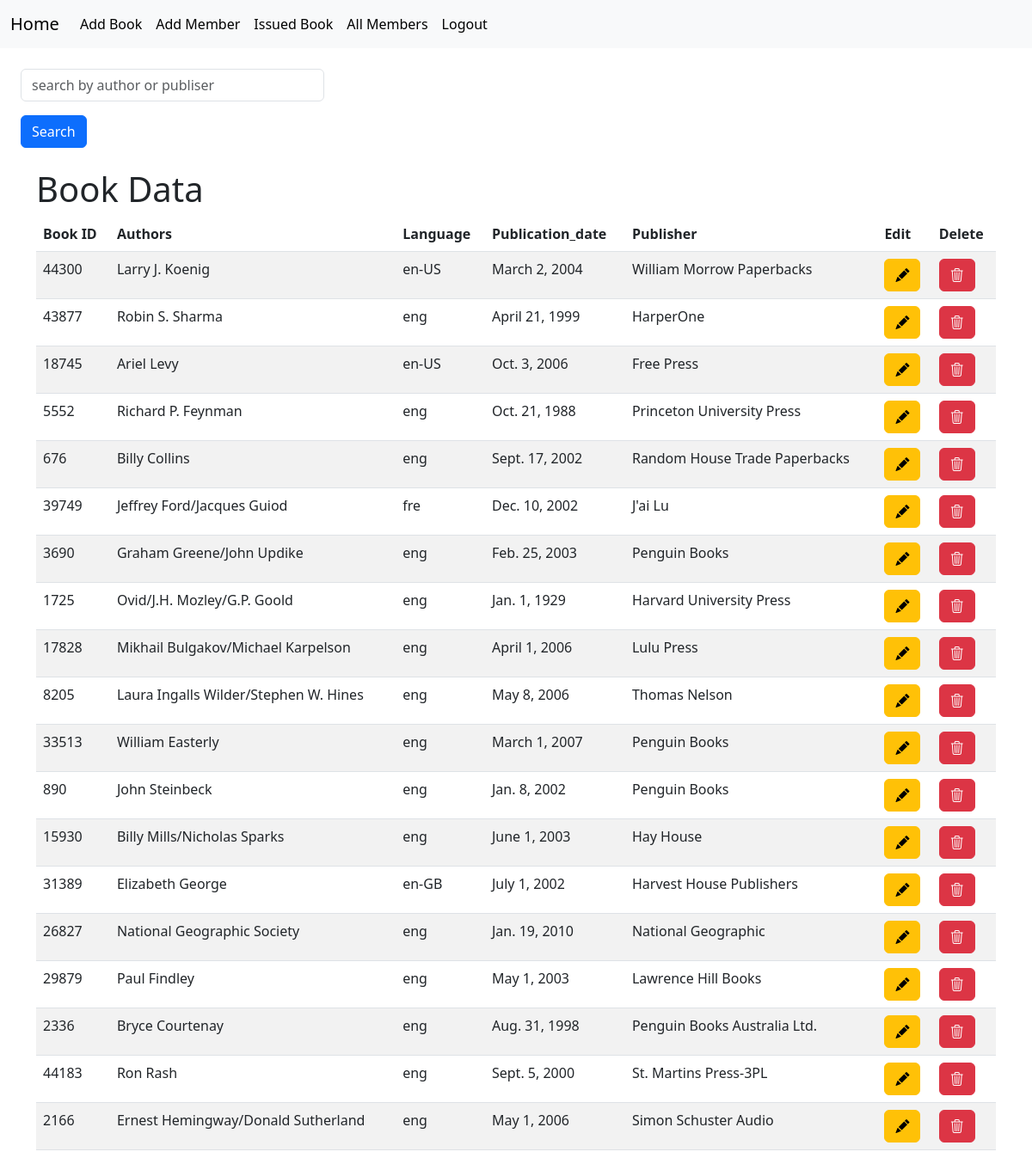
Page /home/ (signed in) on the committed database.
### myapp/models.py (models this page shows)
class Book(models.Model):
    book_id = models.CharField(max_length=100, null=True, blank=True)
    title = models.CharField(max_length=300, null=True, blank=True)
    author = models.CharField(max_length=100, null=True, blank=True)
    average_rating = models.CharField(max_length=300, null=True, blank=True)
    isbn = models.CharField(max_length=100, null=True, blank=True)
    isbn13 = models.CharField(max_length=100, null=True, blank=True)
    language_code = models.CharField(max_length=100, null=True, blank=True)
    pages = models.CharField(max_length=100, null=True, blank=True)
    rating_count = models.CharField(max_length=100, null=True, blank=True)
    text_reviews_count = models.CharField(max_length=100, null=True, blank=True)
    publication_date = models.DateField()
    publisher = models.CharField(max_length=100, null=True, blank=True)
    user_level = models.CharField(max_length=2, null=True, blank=True)
    issue_book = models.CharField(max_length=2, default="n")
    is_given = models.CharField(max_length=3, null=True, blank=True, default="no")
    is_return = models.CharField(max_length=3, null=True, blank=True, default="no")

### myapp/views.py (the view)
# urls.py: path("home/", views.home, name="home"),
@login_required(login_url="/")
def home(request):
    data = Book.objects.filter(issue_book="n")
    return render(request, "homepage.html", {"data": data})

### myapp/templates/homepage.html (shortened to what this page needs)
<!DOCTYPE html>
<html lang="en">
<head>
    <link rel="stylesheet" href="https://cdn.jsdelivr.net/npm/bootstrap@5.3.0/dist/css/bootstrap.min.css">
    <link rel="stylesheet" href="https://cdn.jsdelivr.net/npm/bootstrap-icons@1.10.5/font/bootstrap-icons.css">
</head>
<body>
    {% include "navbar.html" %}
    <div class="header">
        <div class="serachbox" >
            <form method="GET" action="{% url 'search_data' %}">
                <div class="mb-3 serchinput">
                    <input type="text" class="form-control" id="query" name="query"
                        placeholder="search by author or publiser">
                </div>
                <div>
                    <button type="submit" class="btn btn-primary">Search</button>
                </div>
            </form>
        </div>
    </div>
    <div class="container mt-4">
        <h1>Book Data</h1>
        <table class="table table-striped" id="clickable-table">
            <thead>
                <tr>
                    <th>Book ID</th>
                    <th>Authors</th>
                    <th>Language</th>
                    <th>Publication_date</th>
                    <th>Publisher</th>
                    <th>Edit</th>
                    <th>Delete</th>
                </tr>
            </thead>
            <tbody>
                {% for book in data %}
                <tr data-href="{% url 'book_detail_issue' pk=book.pk %}">
                    <td>{{ book.book_id }}</td>
                    <td>{{ book.author }}</td>
                    <td>{{ book.language_code }}</td>
                    <td>{{ book.publication_date }}</td>
                    <td>{{ book.publisher }}</td>
                    <td><a class="btn btn-warning" href="/book_update/{{book.id}}"><i class="bi bi-pencil-fill"></i></a>
                    </td>
                    <td><a class="btn btn-danger" href="/book_delete/{{book.id}}"><i class="bi bi-trash3"></i></a>
                    </td>
                </tr>
                {% endfor %}
            </tbody>
        </table>
    </div>
</body>
</html>

### myapp/templates/navbar.html (shortened to what this page needs)
<!DOCTYPE html>
<html lang="en">
<head>
    <link href="https://cdn.jsdelivr.net/npm/bootstrap@5.3.0/dist/css/bootstrap.min.css" rel="stylesheet"
>
</head>
<body>
    <nav class="navbar navbar-expand-lg bg-body-tertiary">
        <div class="container-fluid">
            <a class="navbar-brand" href="{% url 'home' %}">Home</a>
            <div class="collapse navbar-collapse" id="navbarSupportedContent">
                <ul class="navbar-nav me-auto mb-2 mb-lg-0">
                    <li class="nav-item">
                        <a class="nav-link active" aria-current="page" href="{% url 'add_book' %}">Add Book</a>
                    </li>
                    <li class="nav-item">
                        <a class="nav-link active" aria-current="page" href="{% url 'user_register' %}">Add Member</a>
                    </li>
                    <li class="nav-item">
                        <a class="nav-link active" href="{% url 'issue_book_detail' %}">Issued Book</a>
                    </li>
                    <li class="nav-item">
                        <a class="nav-link active" aria-current="page"href="{% url 'members' %}">All Members</a>
                    </li>
                    <li class="nav-item">
                        <a class="nav-link active" href="{% url 'logout' %}">Logout</a>
                    </li>
                </ul>
            </div>
        </div>
    </nav>
</body>
</html>
</html>

### myapp/templates/homepage.html (style rules this page uses)
.header { display: flex; }
.serachbox { margin-top: 2%; margin-left: 2%; width: 100%; }
.serchinput { width: 30%; font-size: 12px; }

### rows in the picture
Book: book_id "44300", author "Larry J. Koenig", language_code "en-US", publication_date "March 2, 2004", publisher "William Morrow Paperbacks"
Book: book_id "43877", author "Robin S. Sharma", language_code "eng", publication_date "April 21, 1999", publisher "HarperOne"
Book: book_id "18745", author "Ariel Levy", language_code "en-US", publication_date "Oct. 3, 2006", publisher "Free Press"
Book: book_id "5552", author "Richard P. Feynman", language_code "eng", publication_date "Oct. 21, 1988", publisher "Princeton University Press"
Book: book_id "676", author "Billy Collins", language_code "eng", publication_date "Sept. 17, 2002", publisher "Random House Trade Paperbacks"
Book: book_id "39749", author "Jeffrey Ford/Jacques Guiod", language_code "fre", publication_date "Dec. 10, 2002", publisher "J'ai Lu"
Book: book_id "3690", author "Graham Greene/John Updike", language_code "eng", publication_date "Feb. 25, 2003", publisher "Penguin Books"
Book: book_id "1725", author "Ovid/J.H. Mozley/G.P. Goold", language_code "eng", publication_date "Jan. 1, 1929", publisher "Harvard University Press"
Book: book_id "17828", author "Mikhail Bulgakov/Michael Karpelson", language_code "eng", publication_date "April 1, 2006", publisher "Lulu Press"
Book: book_id "8205", author "Laura Ingalls Wilder/Stephen W. Hines", language_code "eng", publication_date "May 8, 2006", publisher "Thomas Nelson"
Book: book_id "33513", author "William Easterly", language_code "eng", publication_date "March 1, 2007", publisher "Penguin Books"
Book: book_id "890", author "John Steinbeck", language_code "eng", publication_date "Jan. 8, 2002", publisher "Penguin Books"
Book: book_id "15930", author "Billy Mills/Nicholas Sparks", language_code "eng", publication_date "June 1, 2003", publisher "Hay House"
Book: book_id "31389", author "Elizabeth George", language_code "en-GB", publication_date "July 1, 2002", publisher "Harvest House Publishers"
Book: book_id "26827", author "National Geographic Society", language_code "eng", publication_date "Jan. 19, 2010", publisher "National Geographic"
Book: book_id "29879", author "Paul Findley", language_code "eng", publication_date "May 1, 2003", publisher "Lawrence Hill Books"
Book: book_id "2336", author "Bryce Courtenay", language_code "eng", publication_date "Aug. 31, 1998", publisher "Penguin Books Australia Ltd."
Book: book_id "44183", author "Ron Rash", language_code "eng", publication_date "Sept. 5, 2000", publisher "St. Martins Press-3PL"
Book: book_id "2166", author "Ernest Hemingway/Donald Sutherland", language_code "eng", publication_date "May 1, 2006", publisher "Simon Schuster Audio"
